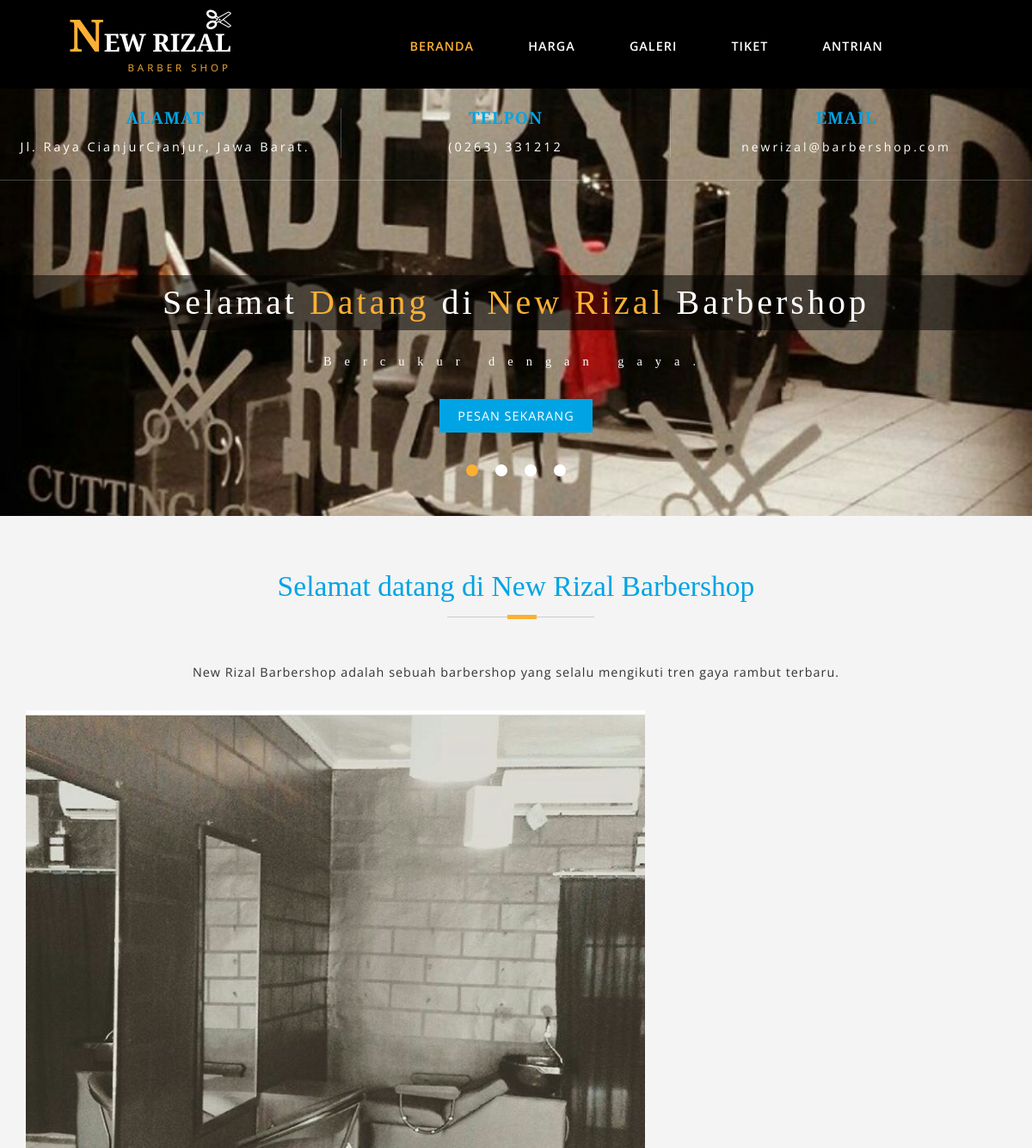
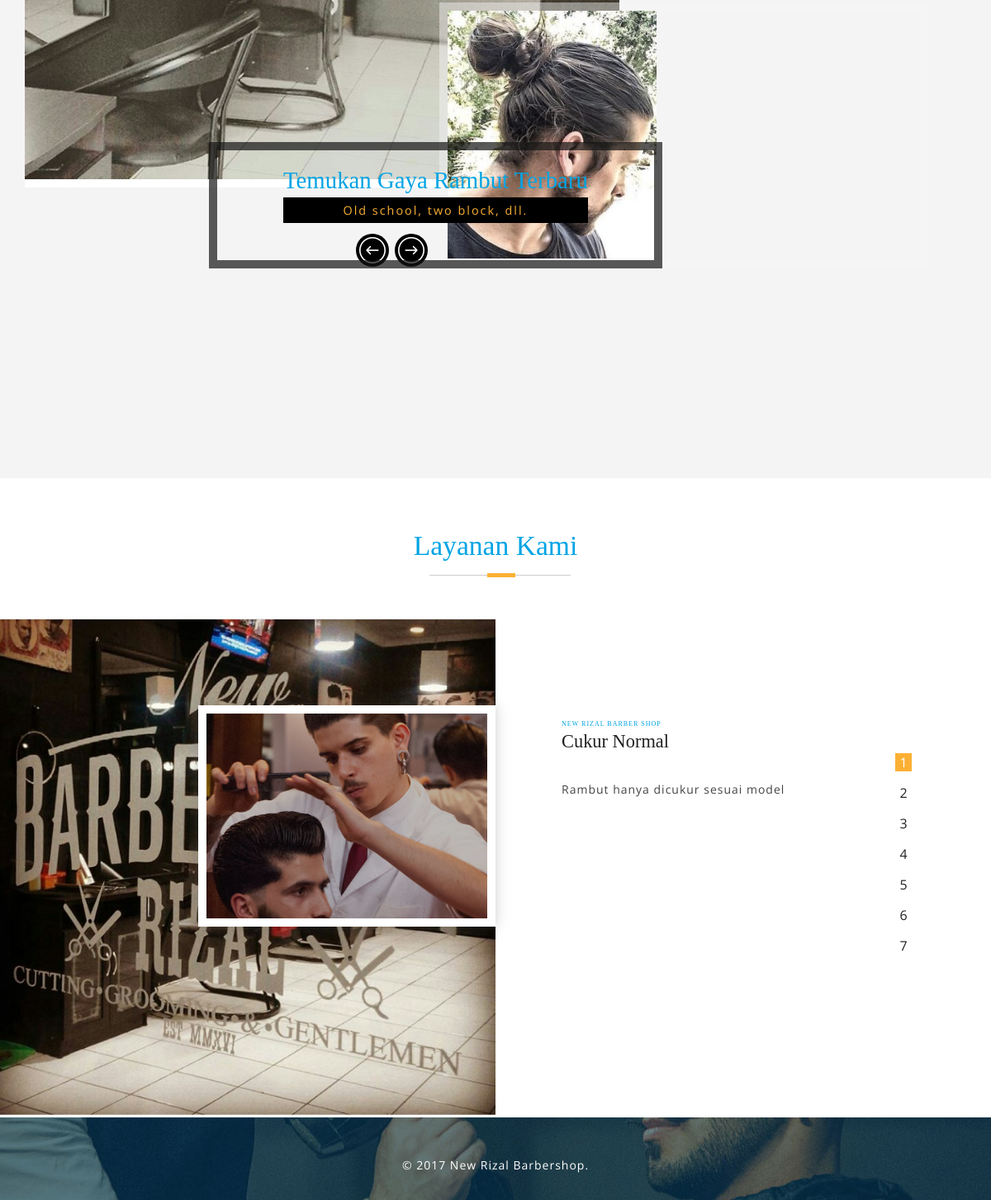
The page / on the database its author committed (2 pictures, top to bottom).
### tables this page shows
CREATE TABLE `rambut` (
  `id_rambut` int(11) NOT NULL,
  `nama_rambut` varchar(50) NOT NULL,
  `deskripsi_rambut` text NOT NULL,
  `harga_rambut` int(11) NOT NULL,
  `gambar_rambut` varchar(50) NOT NULL
);

CREATE TABLE `paket` (
  `id_paket` int(11) NOT NULL,
  `nama_paket` varchar(50) NOT NULL,
  `deskripsi_paket` text NOT NULL,
  `harga_paket` int(11) NOT NULL
);

### application/controllers/hal_utama.php (called while the page is built, shortened)
<?php
   class hal_utama extends CI_Controller {
     function __construct()
      {
        $this->load->model('m_login');
        $this->load->model('m_model');
        $this->load->model('m_paket');
      }
     public function index(){
       $session = $this->session->userdata('log_in');
       if ($session == FALSE) {
         $data['rambut'] = $this->m_model->select();
         $data['paket'] = $this->m_paket->select();
         $this->load->view('header_utama');
         $this->load->view('hal_utama',$data);
         $this->load->view('footer_utama');
       }
       else {
         redirect(base_url('hal_admin'));
       }
     }
   }

### index.php (called while the page is built, shortened)
<?php
require_once BASEPATH.'core/CodeIgniter.php';

### application/models/m_model.php (called while the page is built, shortened)
<?php
  class m_model extends CI_Model
  {
    function __construct()
    {
      $this->table="rambut";
    }
    function select($where =null){
      $query = $this->db->get($this->table);
      return $query->result_array();
    }
  }
 ?>

### application/models/m_paket.php (called while the page is built, shortened)
<?php
  class m_paket extends CI_Model
  {
    function __construct()
    {
      $this->table="paket";
    }
    function select($where =null){
      $query = $this->db->get($this->table);
      return $query->result_array();
    }
  }
 ?>

### application/views/hal_utama.php (the view, shortened to what this page needs)
<div id="demo-1" data-zs-src='["<?php echo base_url(); ?>assets/images/rizal1.JPG", "<?php echo base_url(); ?>assets/images/rizal2.JPG", "<?php echo base_url(); ?>assets/images/rizal3.JPG", "<?php echo base_url(); ?>assets/images/rizal4.JPG"]' data-zs-overlay="dots">
	<div class="demo-inner-content">
		<div class="header-w3-agileits" id="home">
			<div class="inner-header-agile">
				<nav class="navbar navbar-default">
					<div class="navbar-header">
						<h1><a  href="<?php echo base_url(); ?>"><span>N</span><i class="fa fa-scissors" aria-hidden="true"></i>ew Rizal  <p class="s-log">Barber Shop</p></a>
						</h1>
					</div>
					<div class="collapse navbar-collapse" id="bs-example-navbar-collapse-1">
						<ul class="nav navbar-nav linkEffects linkHoverEffect_12">
							<li><a href="<?php echo base_url(); ?>" class="active"><span>Beranda</span></a></li>
							<li><a href="<?php echo base_url(); ?>hal_harga"><span>Harga</span></a></li>
							<li><a href="<?php echo base_url(); ?>hal_galeri"><span>Galeri</span></a></li>
							<li><a href="<?php echo base_url(); ?>hal_tiket"><span>Tiket</span></a></li>
							<li><a href="<?php echo base_url(); ?>hal_antrian"><span>Antrian</span></a></li>
						</ul>
					</div>
				</nav>
			</div>
			<div class="contact-top-agileits">
				<div class="col-md-4 contact-grid ">
					<div class="contact-grid1 agileits-w3layouts">
						<div class="con-w3l-info">
							<h4>Alamat </h4>
							<p>Jl. Raya Cianjur<span>Cianjur, Jawa Barat.</span></p>
						</div>
					</div>
				</div>
				<div class="col-md-4 contact-grid">
					<div class="contact-grid2 w3">
						<div class="con-w3l-info">
							<h4>Telpon</h4>
							<p>(0263) 331212</p>
						</div>
					</div>
				</div>
				<div class="col-md-4 contact-grid">
					<div class="contact-grid3 w3l">
						<div class="con-w3l-info">
							<h4>Email</h4>
							<p><a href="mailto:newrizal@barbershop.com">newrizal@barbershop.com</a>
							</div>
						</div>
					</div>
					<div class="clearfix"></div>
				</div>
				<div class="baner-info">
					<h3>Selamat <span>Datang </span>di  <span>New Rizal </span>Barbershop</h3>
					<h4>Bercukur dengan gaya.</h4>
					<a class="w3_play_icon1" href="hal_tiket">
						Pesan sekarang
					</a>
				</div>
			</div>
		</div>
	</div>
	<div class="about-wthree">
		<div class="container">
			<div class="ab-w3l-spa">
				<div class="title-agileits">
					<h2 class="w3l-agile">Selamat datang di New Rizal Barbershop</h2>
				</div>
				<p>New Rizal Barbershop adalah sebuah barbershop yang selalu mengikuti tren gaya rambut terbaru.</p>
				<img src="<?php echo base_url(); ?>assets/images/bg.JPG" class="img-responsive" alt="Hair Salon">
				<div class="slider-agileits-ab">
					<div class="callbacks_container">
						<ul class="rslides" id="slider3">
							<?php
							$i = 1;
							foreach ($rambut as $key => $value) {
								?>
							<li>
								<div class="w3l-slider-img">
									<img src="<?php echo base_url(); ?>assets/images/model/<?php echo $value['gambar_rambut']?>" class="img-responsive" alt="Hair Salon">
								</div>
							</li>
							 <?php $i++;} ?>
						</ul>
					</div>
					<div class="w3ls-info-about">
						<h4>Temukan gaya rambut terbaru</h4>
						<p>Old school, two block, dll. </p>
					</div>
				</div>
			</div>
		</div>
	</div>
	<div class="w3l-services-agile" >
		<div class="container">
			<div class="title-agileits">
				<h3 class="w3l-agile">Layanan Kami</h3>
			</div>
		</div>
		<div class="w3layouts_work_grids">
			<section class="slider">
				<div class="flexslider">
					<ul class="slides">
						<?php
						$i = 1;
						foreach ($paket as $key => $value) {
							?>
						<li>
							<div class="w3layouts_work_grid_left">
								<div class="w3layouts_work_grid_left_pos">
									<img src="<?php echo base_url(); ?>assets/images/paket<?php echo rand(0,5);?>.jpg" alt=" " class="img-responsive" />
								</div>
							</div>
							<div class="w3layouts_work_grid_right">
								<h4>New Rizal Barber Shop</h4>
								<h5><?php echo $value['nama_paket']; ?></h5>
								<p><?php echo $value['deskripsi_paket']; ?></p>
							</div>
							<div class="clearfix"> </div>
						</li>
						<?php $i++;} ?>
					</ul>
				</div>
			</section>
		</div>
	</div>

### assets/css/zoomslider.css (style rules this page uses)
.zs-enabled { position:relative }
#demo-1 { position: relative; width: 100%; min-height:780px; background-color: #999; }
.demo-inner-content { position: relative; z-index: 2; }
@media (max-width:1440px) { #demo-1 { min-height:680px; } }
@media (max-width:1366px) { #demo-1 { min-height:650px; } }
@media (max-width:1280px) { #demo-1 { min-height:600px; } }

### assets/css/flexslider.css (style rules this page uses)
.slides, .flex-control-nav, .flex-direction-nav { margin: 0; padding: 0; list-style: none; }
.flexslider .slides > li { display: none; -webkit-backface-visibility: hidden; }
.flexslider .slides img { display: block; }
.slides:after { content: "."; display: block; clear: both; visibility: hidden; line-height: 0; height: 0; }
.flexslider { border: 0px; position: relative; zoom: 1; }
.flexslider .slides { zoom: 1; }

### rows shown on the page
rambut: gambar_rambut (picture)
paket: nama_paket "Cukur Normal", deskripsi_paket "Rambut hanya dicukur sesuai model"
